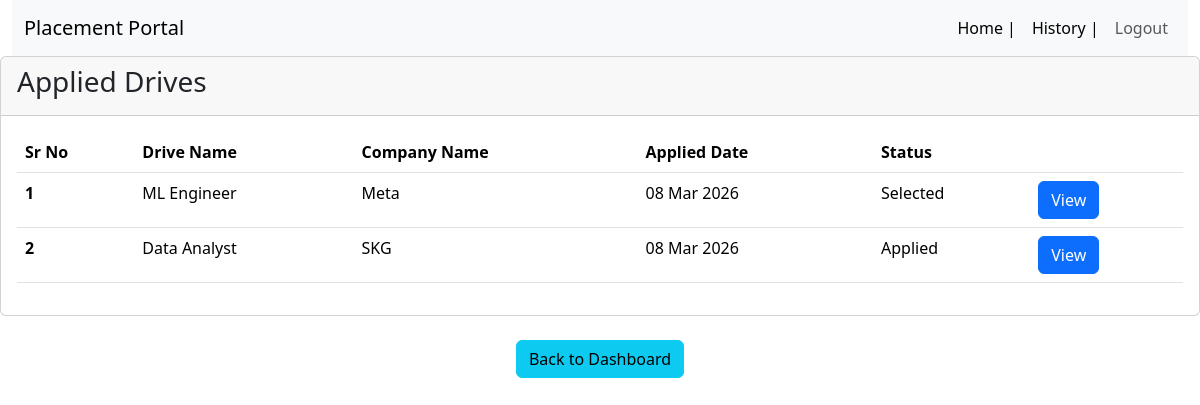
Before: /dashboard/student/history (signed in) with the older database file.
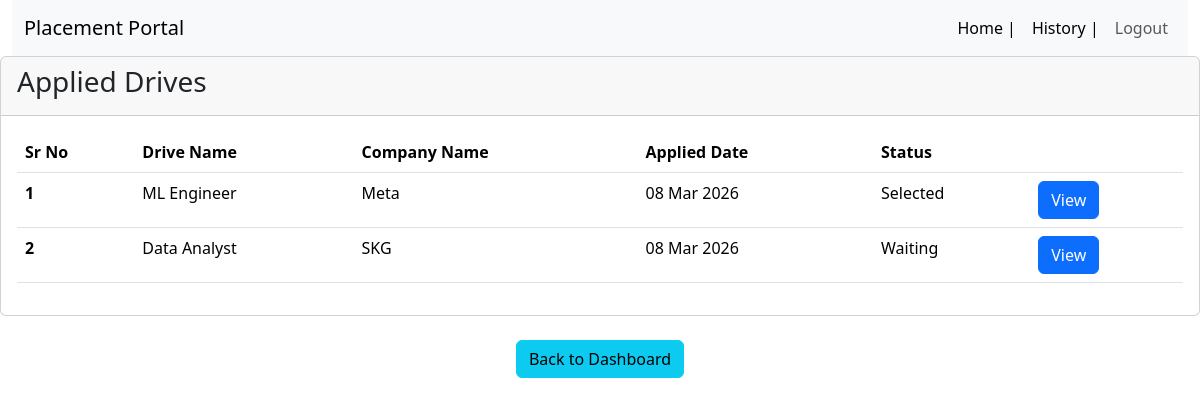
After: the same page with the newer database file.
### backend/models.py (models this page shows, shortened)
class Application(db.Model):
    __tablename__ = "application"
    application_id = db.Column(db.Integer, primary_key=True, autoincrement=True)
    student_id = db.Column(db.Integer, db.ForeignKey('student.student_id'),
                           nullable=False)
    drive_id = db.Column(db.Integer, db.ForeignKey('drive.drive_id'),
                         nullable=False)
    resume_id = db.Column(db.Integer, db.ForeignKey('resume.id'),
                          nullable=False)
    applied_at = db.Column(db.DateTime, default=datetime.utcnow)
    status = db.Column(db.String(20), default="Applied")
    updated_at = db.Column(db.DateTime, default=datetime.utcnow,
                           onupdate=datetime.utcnow)
    __table_args__ = (
        db.UniqueConstraint('student_id', 'drive_id', name='unique_application'),
    )
    resume = db.relationship('Resume', backref='resume', lazy=True)

class Placement_Drive(db.Model):
    __tablename__ = "drive"
    drive_id = db.Column(db.Integer, primary_key=True, autoincrement=True)
    company_id = db.Column(db.Integer, db.ForeignKey('company.company_id'),
                           nullable=False)
    job_title = db.Column(db.String(150), nullable=False)
    job_description = db.Column(db.Text)
    eligibility = db.Column(db.Text, nullable=False)
    location = db.Column(db.String(100), nullable=False)
    deadline = db.Column(db.DateTime, nullable=False)
    status = db.Column(db.String(20), nullable=False, default="Pending")
    created_at = db.Column(db.DateTime, default=datetime.utcnow)
    salary_range = db.Column(db.String(100))
    required_skills = db.Column(db.Text)
    is_active = db.Column(db.Boolean, default=True)
    applications = db.relationship('Application', backref='drive', lazy=True)

class Company(db.Model, UserMixin):
    __tablename__ = "company"
    company_id = db.Column(db.Integer, primary_key=True, autoincrement=True)
    company_name = db.Column(db.String(100), nullable=False)
    email = db.Column(db.String(120), unique=True, nullable=False)
    password = db.Column(db.String(255), nullable=False)
    hr_contact = db.Column(db.String(15), nullable=False)
    website = db.Column(db.String(200))
    approval_status = db.Column(db.String(20), default="Pending")
    is_active = db.Column(db.Boolean, default=True)
    registered_at = db.Column(db.DateTime, default=datetime.utcnow)
    drives = db.relationship('Placement_Drive', backref='company', lazy=True)
    placements = db.relationship('Placement', backref='company', lazy=True,
                                 foreign_keys='Placement.company_id')

### backend/routes.py (the view)
@app.route("/dashboard/student/history")
@login_required
def student_history():
    if isinstance(current_user, Student):
        applications=Application.query.filter_by(student_id=current_user.student_id).all()
        return render_template("/student/history.html", applications=applications)

### app.py (called while the page is built)
def create_app():
    app = Flask(__name__)
    app.config["SQLALCHEMY_DATABASE_URI"] = "sqlite:///mydb.sqlite"
    app.config["SECRET_KEY"] = "mysecretkey"
    app.config["UPLOAD_FOLDER"] = "static/resumes"
    db.init_app(app)
    login_manager = LoginManager(app)
    login_manager.login_view = "login"
    @login_manager.user_loader
    def load_user(user_id):
        from backend.models import Admin, Student, Company
        if "-" not in user_id:
            return None
        role, id = user_id.split("-")
        id = int(id)
        if role == "admin":
            return Admin.query.get(id)
        elif role == "student":
            return Student.query.filter_by(student_id=id).first()
        elif role == "company":
            return Company.query.filter_by(company_id=id).first()
        return None
    app.app_context().push()
    return app

### templates/student/history.html (shortened to what this page needs)
<!DOCTYPE html>
<html lang="en">
<head>
    <link href="https://cdn.jsdelivr.net/npm/bootstrap@5.3.8/dist/css/bootstrap.min.css" rel="stylesheet"
>
</head>
<body>
    <div class="container-fluid">
        <nav class="navbar navbar-expand-lg bg-body-tertiary">
            <div class="container-fluid">
                <a class="navbar-brand" href="/">Placement Portal</a>
                <div class="collapse navbar-collapse" id="navbarSupportedContent">
                    <ul class="navbar-nav mb-2 mb-lg-0 ms-auto">
                        <li class="nav-item">
                            <a class="nav-link active" aria-current="page" href="/">Home |</a>
                                                <li class="nav-item">                            <a class="nav-link active" aria-current="page" href="/history">History |</a>
                        </li>
                        <li class="nav-item">
                            <a class="nav-link" href="/logout">Logout</a>
                        </li>
                    </ul>
                </div>
            </div>
        </nav>
    </div>
         <div class="card mb-4">
            <div class="card-header">
                <h3>Applied Drives</h3>
            </div>
            <div class="card-body">
                <table class="table">
                    <thead>
                        <tr>
                            <th scope="col">Sr No</th>
                            <th scope="col">Drive Name</th>
                            <th scope="col">Company Name</th>
                            <th scope="col">Applied Date</th>
                            <th scope="col">Status</th>
                            <th scope="col"></th>
                        </tr>
                    </thead>
                    <tbody>
                        {% for a in applications %}
                        <tr>
                            <th scope="row">{{loop.index}}</th>
                            <td>{{a.drive.job_title}}</td>
                            <td>{{a.drive.company.company_name}}</td>
                            <td>{{a.applied_at.strftime("%d %b %Y")}}</td>
                            <td>{{a.status}}</td>
                            <td>
                                <a href="/dashboard/drive/{{a.drive_id}}" class="btn btn-primary">View</a>
                            </td>
                        </tr>
                        {% endfor %}
                    </tbody>
                </table>
            </div>
        </div>
        <div class="text-center">
    <a href="/dashboard/student" class="btn btn-info">Back to Dashboard</a>
</div>
</body>
</html>

Changed rows visible on the page:
changed Application "Data Analyst": status "Applied" → "Waiting"
